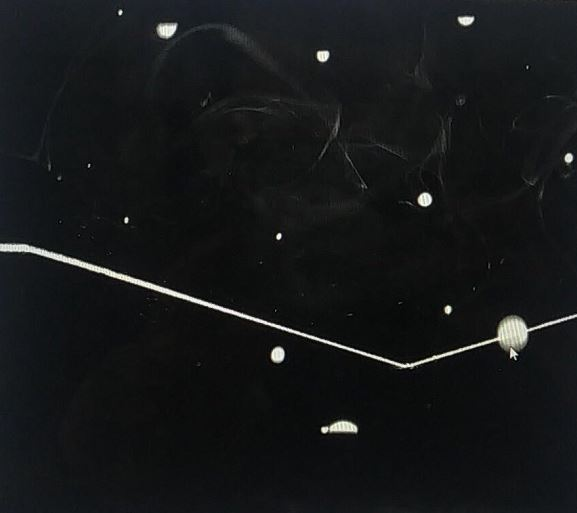
//> input picture imgData/src.JPG, 577 x 513 px
$ ./lineDetection imgData/src.JPG   (built with g++ and OpenCV 4)
//> lines starting //> are read from the running program, lines starting //| are printed output that depends on the picture; after the words box and inside, x2 and y2 are one past the last pixel; in counts of white or black regions, pixels touching at a corner belong together
#include <iostream>
#include <opencv2/core/core.hpp>
#include <opencv2/highgui/highgui.hpp>
#include <opencv2/opencv.hpp>
#include <ctime>

using namespace std;

void loadImage(string img_path, cv::Mat *src);
vector<cv::Vec4f> lineDetection(cv::Mat *src);
cv::Mat drawLines(vector<cv::Vec4f> lines, cv::Mat *src);

void loadImage(string img_path, cv::Mat *src)
{
//> called with img_path = "imgData/src.JPG"
    *src = cv::imread(img_path);
//> src is the input picture: 513 rows x 577 cols, CV_8UC3; mean B, G, R 24.6, 23.6, 21.7
    if(!(src->data)){
        cout << "could not read image..." << endl;
        exit(100);
    }

    //cv::namedWindow("src_img");
    //cv::imshow("src_img", *src);
    //cv::waitKey(0);
}

vector<cv::Vec4f> lineDetection(cv::Mat *src)
{
    cv::Mat dst = *src;
    cv::cvtColor(*src, dst, CV_BGR2GRAY);
    cv::GaussianBlur(dst, dst, cv::Size(5, 5), 0.5, 0.5);
//> dst: 513 rows x 577 cols, CV_8UC1; min 3, max 248, mean 23.1
    vector<cv::Vec4f> lines;
    cv::Canny(dst, dst, 100, 200);
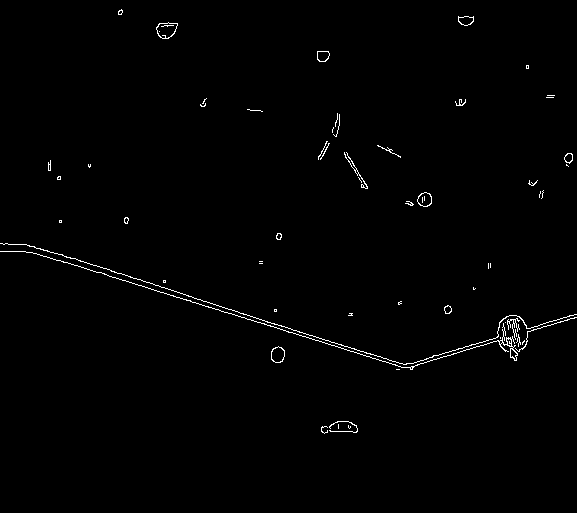
//> dst: 513 rows x 577 cols, CV_8UC1; 0.85% white in thin lines or dots, all inside (x1, y1, x2, y2) = (0, 9, 577, 434)
    cv::HoughLinesP(dst, lines, 1, CV_PI/180.0, 50, 10, 20);
//> lines = 8 lines (x1, y1, x2, y2): [47, 250, 366, 353], [29, 252, 356, 352], [0, 243, 28, 252], [176, 297, 411, 369], [433, 355, 576, 314], [450, 355, 576, 317], [407, 367, 560, 321], [36, 253, 147, 287]
    return lines;
}

cv::Mat drawLines(vector<cv::Vec4f> lines, cv::Mat *src)
{
    cv::Mat result = cv::Mat::zeros(cv::Size(src->cols, src->rows), CV_8UC3);
    cv::Scalar color = cv::Scalar(255, 255, 255);
    for(size_t i = 0; i < lines.size(); i++){
        cv::line(result, cv::Point(lines[i][0], lines[i][1]), cv::Point(lines[i][2], lines[i][3]), color, 2);
    }
    return result;
}

int main(int argc, char *argv[]){
    clock_t startTime, endTime;
    startTime = clock();
    cv::Mat src;
    if(argc < 2){
        cout << "Please input the image path." << endl;
        cout << "like './Project ../imgData/src.JPG' " << endl;
        return 0;
    }else{
        loadImage(argv[1], &src);
    }

    vector<cv::Vec4f> lines = lineDetection(&src);
//> lines = 8 items: [47, 250, 366, 353], [29, 252, 356, 352], [0, 243, 28, 252], [176, 297, 411, 369], [433, 355, 576, 314], [450, 355, 576, 317], [407, 367, 560, 321], [36, 253, 147, 287]

    cv::Mat result = drawLines(lines, &src);
//> the loop in drawLines, `for(size_t i = 0; i < lines.size(); i++)` made 8 passes
//> after the loop in drawLines, `for(size_t i = 0; i < lines.size(); i++)`:
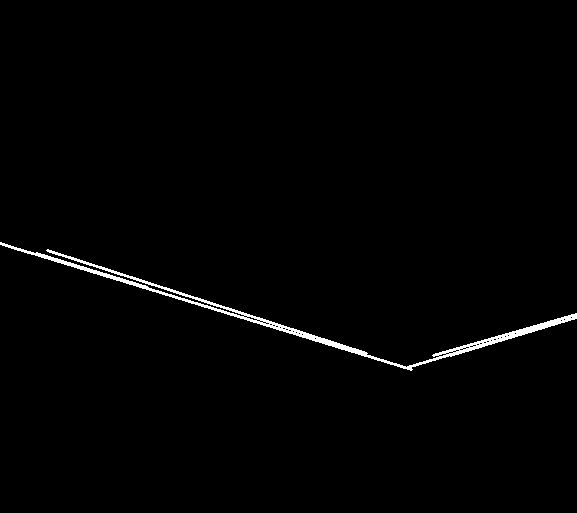
//> result: 513 rows x 577 cols, CV_8UC3; 1.1% white; 1 white region, box (x1, y1, x2, y2) and area: (0, 242, 577, 371) 3255

    //cv::namedWindow("result_img");
    //cv::imshow("result_img", result);
    //cv::waitKey(0);
    cv::imwrite("result.jpg", result);
    endTime = clock();
    cout << (double)(endTime - startTime)/CLOCKS_PER_SEC << endl;

    return 0;
}
